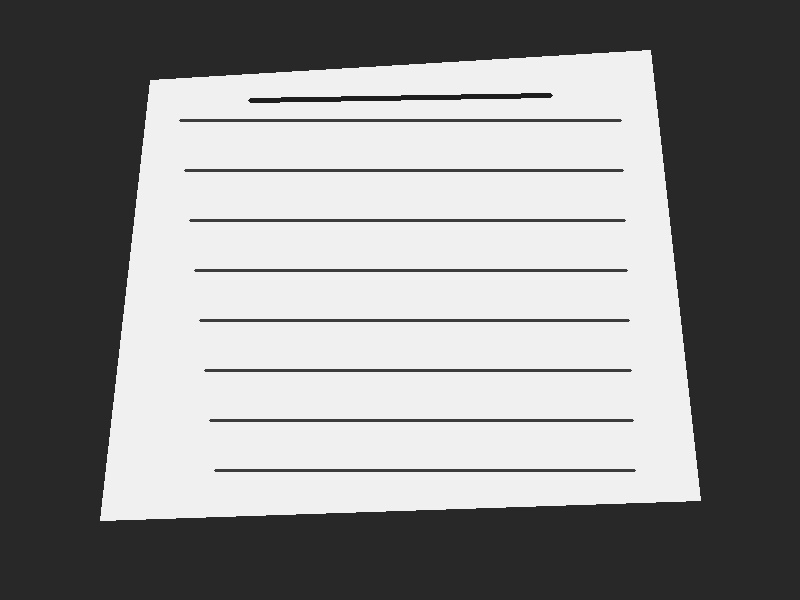
#> input picture sample_images/test_document.jpg, 800 x 600 px
$ python -i quality_metrics.py   (imports and definitions only)   (older library calls are emulated)
#> lines starting #> are read from the running program, lines starting #| are printed output that depends on the picture
"""
quality_metrics.py — Output Quality Scoring Module

Purpose:
  Computes quantitative metrics to evaluate the quality of the
  scanned output compared to the input. These metrics are used
  in the project report's evaluation section and displayed in the UI.

Metrics:
  1. Sharpness Score (Laplacian Variance):
     The Laplacian operator computes the second derivative of the image.
     Sharp images have high-frequency edges → high Laplacian variance.
     Blurry images have smoothed edges → low Laplacian variance.

  2. Contrast Score (Intensity Standard Deviation):
     The standard deviation of pixel intensities measures how spread
     out the intensity values are. High std = high contrast (good).
     Low std = low contrast (washed out or flat).
"""

import cv2
import numpy as np


def compute_sharpness(image: np.ndarray) -> float:
    """
    Compute the sharpness score using the variance of the Laplacian.

    The Laplacian is a second-derivative operator that highlights
    regions of rapid intensity change (edges). A sharp image has
    many well-defined edges → high Laplacian variance.

    Args:
        image: Input image (BGR or grayscale).

    Returns:
        Sharpness score (higher = sharper). Typical range: 10–1000+.
    """
    if len(image.shape) == 3:
        gray = cv2.cvtColor(image, cv2.COLOR_BGR2GRAY)
    else:
        gray = image

    # Compute Laplacian (second derivative)
    laplacian = cv2.Laplacian(gray, cv2.CV_64F)

    # Variance of Laplacian = sharpness measure
    return float(laplacian.var())


def compute_contrast(image: np.ndarray) -> float:
    """
    Compute the contrast score as the standard deviation of pixel intensities.

    A well-contrasted image has a wide spread of intensity values.
    A low-contrast image has most pixels clustered near the mean.

    Args:
        image: Input image (BGR or grayscale).

    Returns:
        Contrast score (higher = more contrast). Typical range: 20–80.
    """
    if len(image.shape) == 3:
        gray = cv2.cvtColor(image, cv2.COLOR_BGR2GRAY)
    else:
        gray = image

    return float(gray.std())


def compute_metrics(input_image: np.ndarray, output_image: np.ndarray) -> dict:
    """
    Compute quality metrics comparing input and output images.

    Args:
        input_image: Original input image.
        output_image: Final enhanced scan.

    Returns:
        Dictionary with metric names and values, including
        human-readable improvement descriptions.
    """
    sharpness_in = compute_sharpness(input_image)
    sharpness_out = compute_sharpness(output_image)
    contrast_in = compute_contrast(input_image)
    contrast_out = compute_contrast(output_image)

    # Compute improvement descriptions
    if sharpness_in > 0:
        sharp_change = ((sharpness_out - sharpness_in) / sharpness_in) * 100
        sharp_desc = f"{'Improved' if sharp_change > 0 else 'Decreased'} by {abs(sharp_change):.1f}%"
    else:
        sharp_desc = "Input sharpness too low to compute ratio"

    if contrast_in > 0:
        contrast_change = ((contrast_out - contrast_in) / contrast_in) * 100
        contrast_desc = f"{'Improved' if contrast_change > 0 else 'Decreased'} by {abs(contrast_change):.1f}%"
    else:
        contrast_desc = "Input contrast too low to compute ratio"

    return {
        "sharpness_input": round(sharpness_in, 2),
        "sharpness_output": round(sharpness_out, 2),
        "contrast_input": round(contrast_in, 2),
        "contrast_output": round(contrast_out, 2),
        "sharpness_improvement": sharp_desc,
        "contrast_improvement": contrast_desc,
    }

>>> import cv2
>>> picture = cv2.imread('../../sample_images/test_document.jpg')
#> picture is the input picture: shape (600, 800, 3); min 25, max 249, mean 137.9
>>> result = compute_metrics(picture, 'out.png')
#> in compute_sharpness, `laplacian = cv2.Laplacian(gray, cv2.CV_64F)`:
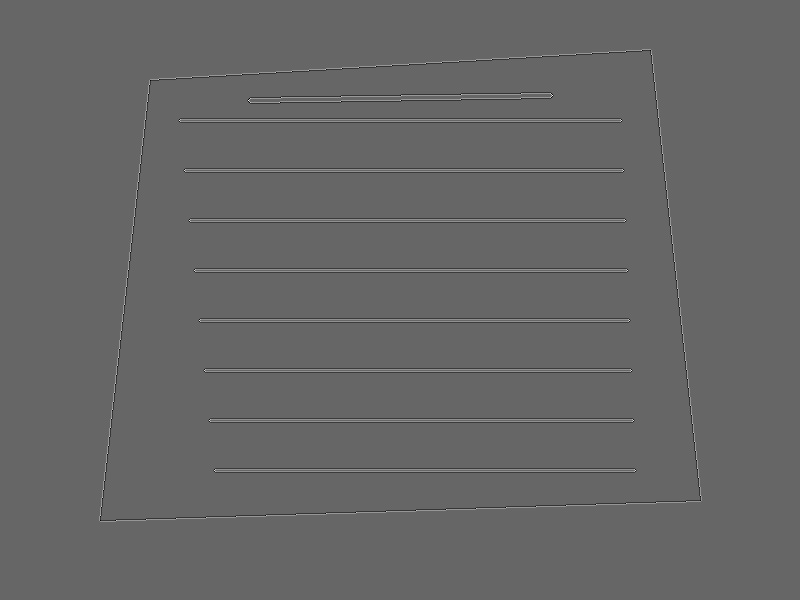
#> laplacian: shape (600, 800) float64; min -427, max 634, mean 0; drawn with min black and max white
#> in compute_metrics, `sharpness_in = compute_sharpness(input_image)`: sharpness_in = 1497.8
#> (the run stopped early here; a loop or call above may not have finished)
